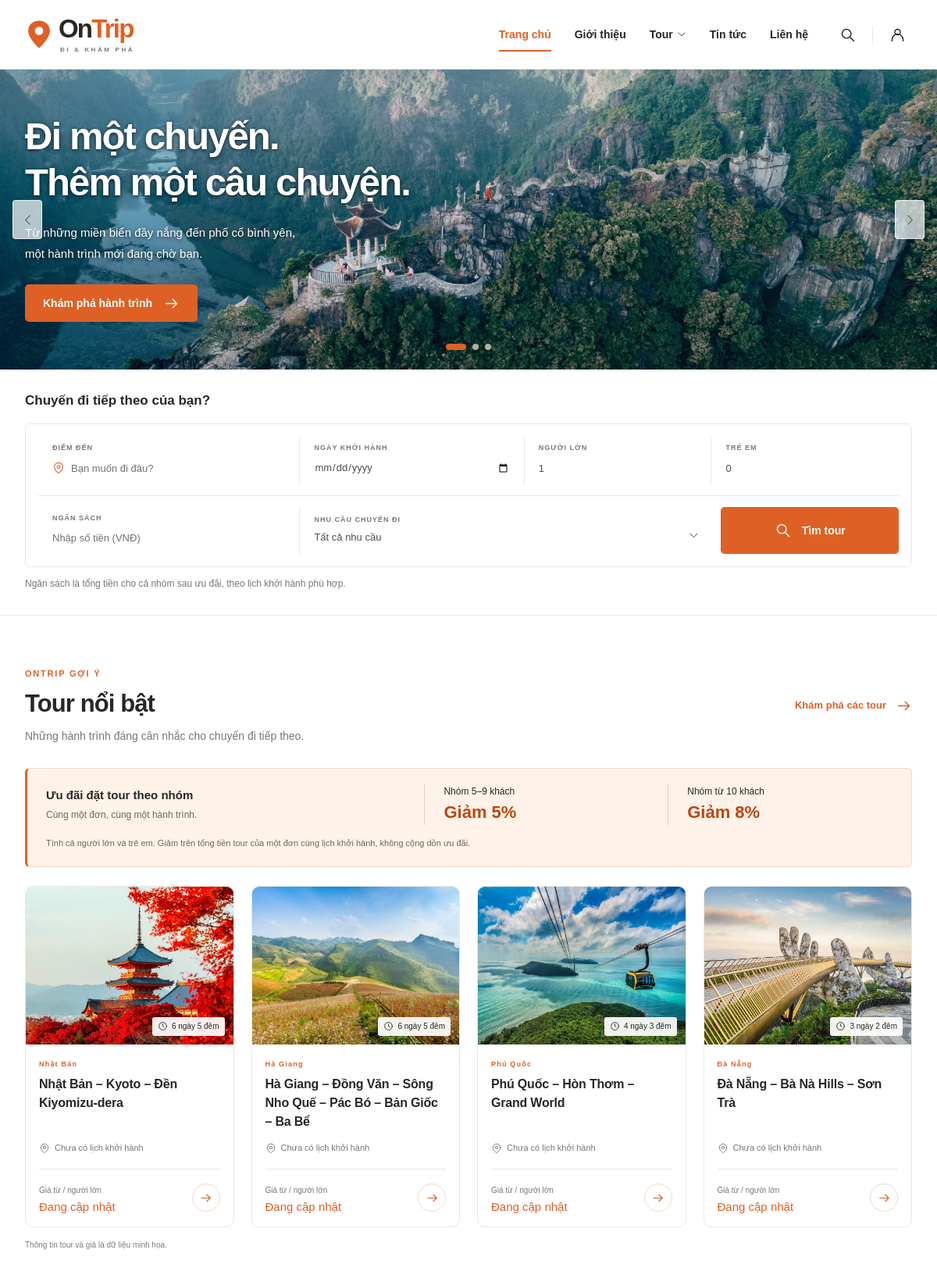
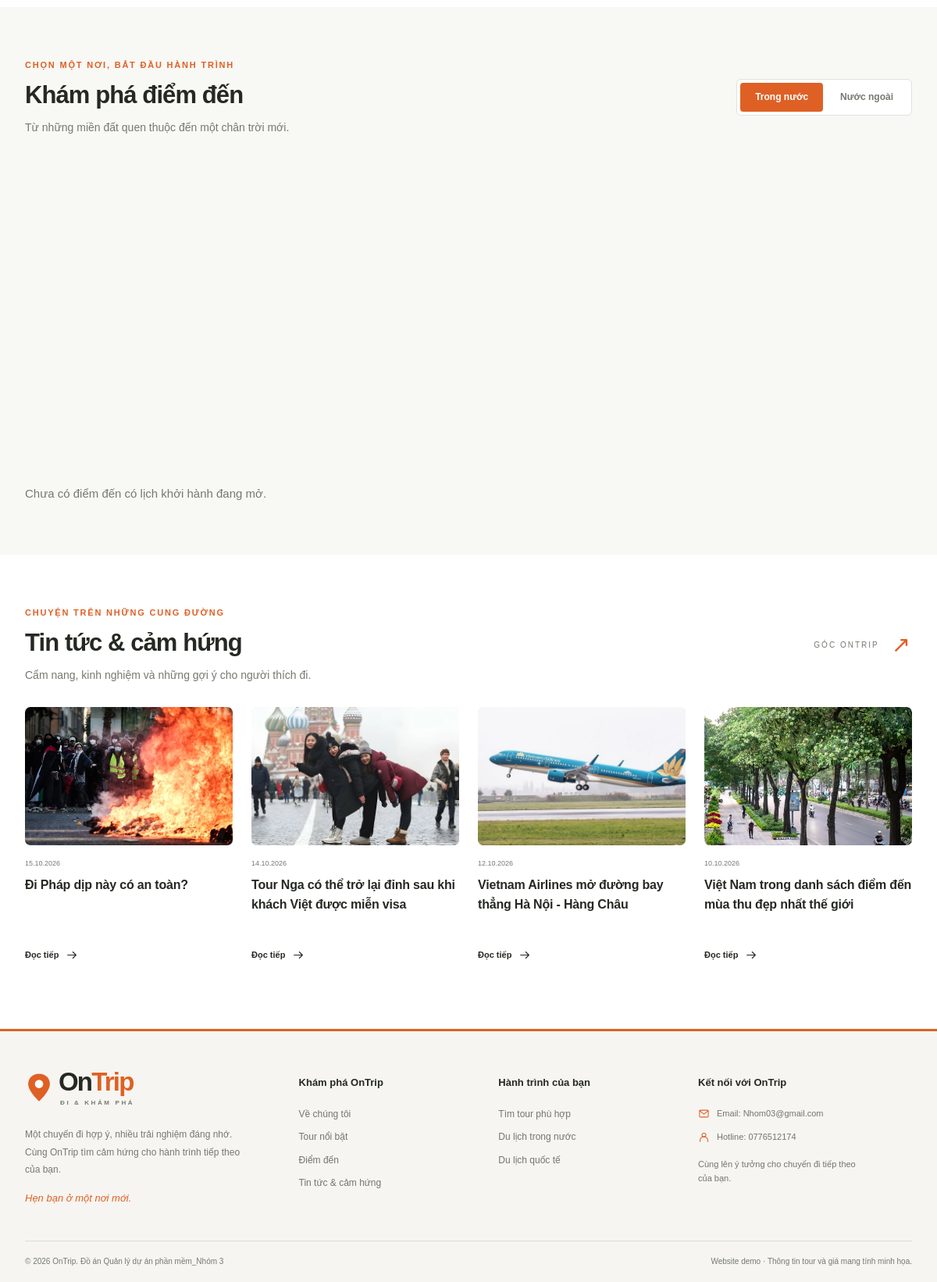
The page / on the database its author committed (2 pictures, top to bottom).
### tables this page shows
CREATE TABLE IF NOT EXISTS `tour` (
    `id_tour` BIGINT UNSIGNED NOT NULL AUTO_INCREMENT,
    `ma_tour` VARCHAR(30) NOT NULL,
    `id_diem_den_chinh` BIGINT UNSIGNED NOT NULL,
    `ten_tour` VARCHAR(255) NOT NULL,
    `gioi_thieu` TEXT DEFAULT NULL,
    `so_ngay` TINYINT UNSIGNED NOT NULL,
    `duong_dan_anh` VARCHAR(255) DEFAULT NULL,
    `trang_thai` ENUM('draft', 'published', 'archived') NOT NULL DEFAULT 'draft',
    `noi_bat` TINYINT(1) NOT NULL DEFAULT 0,
    `tao_luc` TIMESTAMP NOT NULL DEFAULT CURRENT_TIMESTAMP,
    `cap_nhat_luc` TIMESTAMP NOT NULL DEFAULT CURRENT_TIMESTAMP ON UPDATE CURRENT_TIMESTAMP,
    PRIMARY KEY (`id_tour`),
    UNIQUE KEY `uq_tours_code` (`ma_tour`),
    KEY `idx_tours_destination_status` (`id_diem_den_chinh`, `trang_thai`),
    KEY `idx_tours_featured_status` (`noi_bat`, `trang_thai`),
    CONSTRAINT `chk_tours_duration` CHECK (`so_ngay` > 0),
    CONSTRAINT `fk_tours_destination` FOREIGN KEY (`id_diem_den_chinh`)
        REFERENCES `diem_den` (`id_diem_den`) ON UPDATE RESTRICT ON DELETE RESTRICT
);

CREATE TABLE IF NOT EXISTS `diem_den` (
    `id_diem_den` BIGINT UNSIGNED NOT NULL AUTO_INCREMENT,
    `ma_khu_vuc` VARCHAR(32) NOT NULL,
    `ten_diem_den` VARCHAR(120) NOT NULL,
    `duong_dan_anh` VARCHAR(255) DEFAULT NULL,
    `dang_hoat_dong` TINYINT(1) NOT NULL DEFAULT 1,
    PRIMARY KEY (`id_diem_den`),
    UNIQUE KEY `uq_destinations_region_name` (`ma_khu_vuc`, `ten_diem_den`),
    CONSTRAINT `fk_destinations_region` FOREIGN KEY (`ma_khu_vuc`)
        REFERENCES `khu_vuc_tour` (`ma_khu_vuc`) ON UPDATE CASCADE ON DELETE RESTRICT
);

### app/views/home/index.php (the view, shortened to what the rows shown need)
<?php
$escape = static function ($value): string {
    return htmlspecialchars((string) $value, ENT_QUOTES, 'UTF-8');
};
$banners = [
    [
        'image' => 'assets/images/banner2.jpg',
        'alt' => '',
        'title' => 'Đi một chuyến.<br>Thêm một câu chuyện.',
        'text' => 'Từ những miền biển đầy nắng đến phố cổ bình yên,<br>một hành trình mới đang chờ bạn.',
    ],
    [
        'image' => 'assets/images/banner3.jpg',
        'alt' => '',
        'title' => 'Chạm vào thiên nhiên.<br>Gần hơn với chính mình.',
        'text' => 'Đón bình minh giữa núi rừng, đi qua những bản làng<br>và mang về những kỷ niệm rất riêng.',
    ],
    [
        'image' => 'assets/images/banner1.jpg',
        'alt' => '',
        'title' => 'Một điểm đến mới.<br>Muôn điều để nhớ.',
        'text' => 'Bước ra khỏi những điều quen thuộc.<br>Khám phá văn hóa, hương vị và nhịp sống mới.',
    ],
];
?>
<!doctype html>
<html lang="vi">
<head>
    <link rel="stylesheet" href="assets/css/style.css">
</head>
<body>
<main id="noi-dung">
    <section class="hero" aria-label="Cảm hứng hành trình" aria-roledescription="trình chiếu">
        <div class="hero-slides">
            <?php foreach ($banners as $index => $banner): ?>
                <article class="hero-slide<?= $index === 0 ? ' is-active' : '' ?>" aria-hidden="<?= $index === 0 ? 'false' : 'true' ?>" aria-label="<?= $index + 1 ?> / 3">
                    <div class="container hero-inner">
                        <div class="hero-copy">
                            <?php if ($index === 0): ?><h1><?= $banner['title'] ?></h1><?php else: ?><h2><?= $banner['title'] ?></h2><?php endif; ?>
                        </div>
                    </div>
                </article>
            <?php endforeach; ?>
        </div>
    </section>
    <section id="tim-tour" class="search-section" aria-labelledby="search-title">
        <div class="container">
            <div class="search-heading"><h2 id="search-title">Chuyến đi tiếp theo của bạn?</h2></div>
        </div>
    </section>
    <section id="tour-noi-bat" class="section featured-section" aria-labelledby="featured-title">
        <div class="container">
            <div class="section-heading"><div><h2 id="featured-title">Tour nổi bật</h2></div></div>
            <div class="tour-grid">
                <?php foreach ($featuredTours as $tour): ?>
                    <article class="tour-card">
                        <div class="tour-image-wrap">
                            <img src="<?= $escape($tour['image']) ?>" alt="<?= $escape($tour['destination']) ?>" width="600" height="450" loading="lazy">
                            <span class="tour-duration"><svg class="icon"><use href="#i-clock"/></svg><?= $escape($tour['duration']) ?></span>
                        </div>
                        <div class="tour-body">
                            <p class="tour-place"><?= $escape($tour['destination']) ?></p><h3><?= $escape($tour['name']) ?></h3>
                            <p class="tour-meta"><svg class="icon"><use href="#i-pin"/></svg><?= $tour['origin'] !== '' ? 'Từ ' . $escape($tour['origin']) : 'Chưa có lịch khởi hành' ?></p>
                            <div class="tour-bottom"><div><span>Giá từ / người lớn</span><p><?= $tour['price'] !== null ? '<strong>' . number_format($tour['price'], 0, ',', '.') . '</strong><span> ₫</span>' : 'Đang cập nhật' ?></p></div><a class="tour-detail" href="index.php?page=tour-detail&amp;type=<?= $escape($tour['type']) ?>&amp;id=<?= $escape($tour['id']) ?>" aria-label="Chi tiết <?= $escape($tour['name']) ?>"><svg class="icon"><use href="#i-arrow"/></svg></a></div>
                        </div>
                    </article>
                <?php endforeach; ?>
            </div>
        </div>
    </section>
    <section id="kham-pha" class="section destinations-section" aria-labelledby="destinations-title">
        <div class="container">
            <div class="section-heading">
                <div><p class="eyebrow">CHỌN MỘT NƠI, BẮT ĐẦU HÀNH TRÌNH</p><h2 id="destinations-title">Khám phá điểm đến</h2><p>Từ những miền đất quen thuộc đến một chân trời mới.</p></div>
            </div>
        </div>
    </section>
    <section id="tin-tuc" class="section news-section" aria-labelledby="news-title">
        <div class="container">
            <div class="section-heading"><div><h2 id="news-title">Tin tức & cảm hứng</h2></div></div>
        </div>
    </section>
</main>
<?php require __DIR__ . '/../partials/footer.php'; ?>
</body>
</html>

### rows shown on the page
tour: duong_dan_anh (picture), duration "6 ngày 5 đêm", id_diem_den_chinh.ten_diem_den "Nhật Bản", ten_tour "Nhật Bản – Kyoto – Đền Kiyomizu-dera"
tour: duong_dan_anh (picture), duration "6 ngày 5 đêm", id_diem_den_chinh.ten_diem_den "Hà Giang", ten_tour "Hà Giang – Đồng Văn – Sông Nho Quế – Pác Bó – Bản Giốc – Ba Bể"
tour: duong_dan_anh (picture), duration "4 ngày 3 đêm", id_diem_den_chinh.ten_diem_den "Phú Quốc", ten_tour "Phú Quốc – Hòn Thơm – Grand World"
tour: duong_dan_anh (picture), duration "3 ngày 2 đêm", id_diem_den_chinh.ten_diem_den "Đà Nẵng", ten_tour "Đà Nẵng – Bà Nà Hills – Sơn Trà"

### other values the page prints
$banner['title'] "Đi một chuyến. Thêm một câu chuyện."
$banner['text'] "Từ những miền biển đầy nắng đến phố cổ bình yên, một hành trình mới đang chờ bạn."
$article['date'] "15.10.2026"
$article['title'] "Đi Pháp dịp này có an toàn?"
$article['date'] "14.10.2026"
$article['title'] "Tour Nga có thể trở lại đỉnh sau khi khách Việt được miễn visa"
$article['date'] "12.10.2026"
$article['title'] "Vietnam Airlines mở đường bay thẳng Hà Nội - Hàng Châu"
$article['date'] "10.10.2026"
$article['title'] "Việt Nam trong danh sách điểm đến mùa thu đẹp nhất thế giới"
